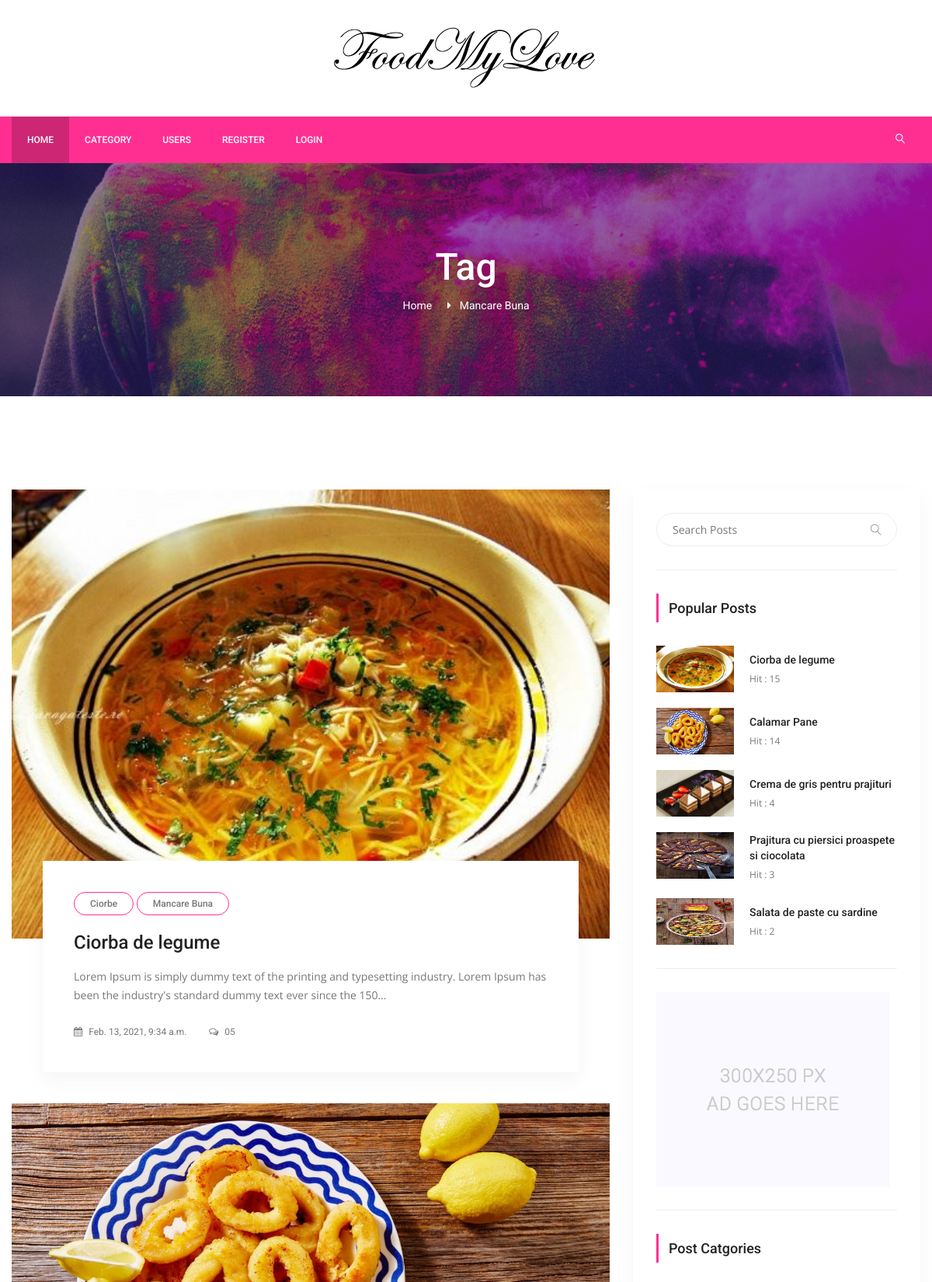
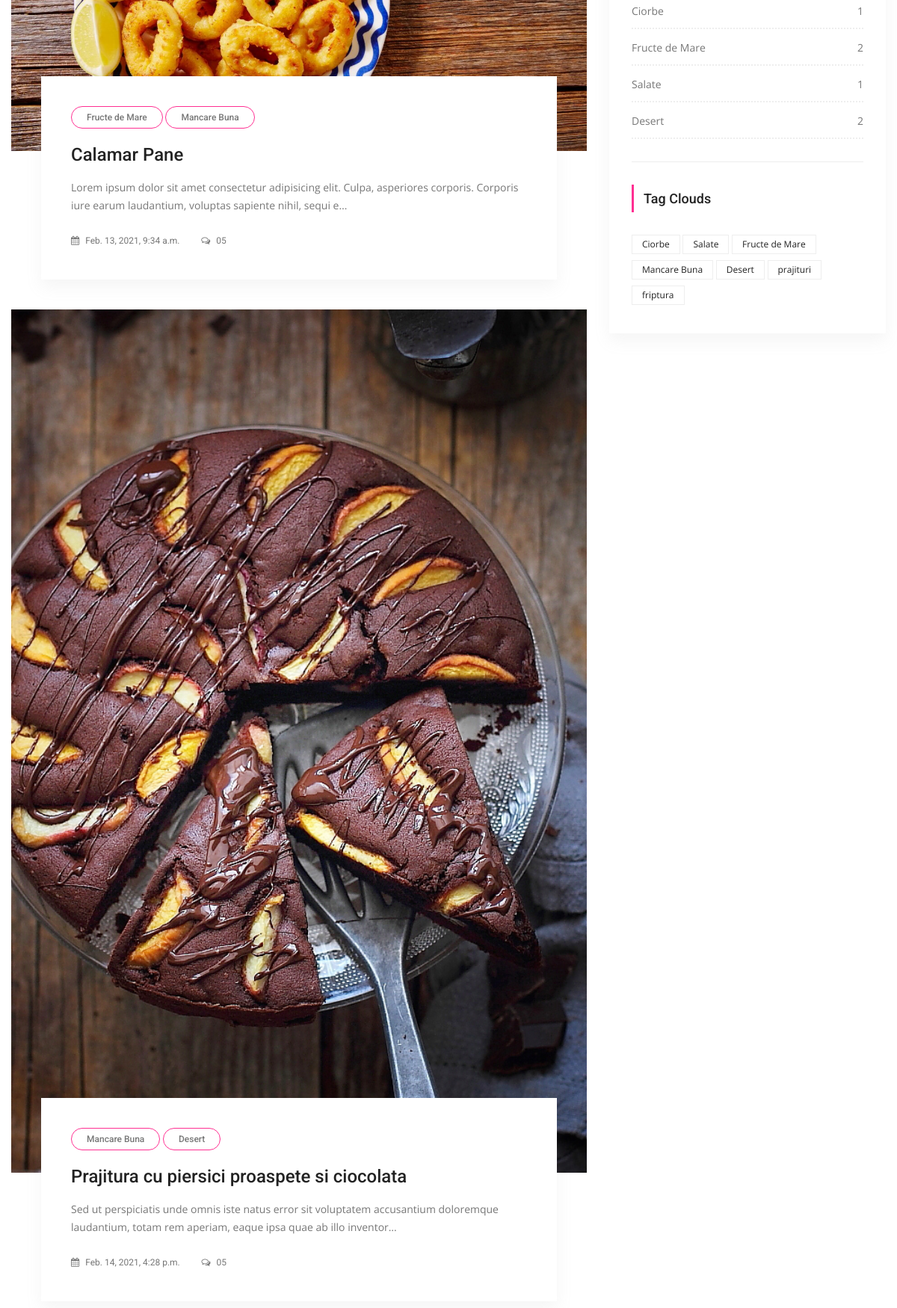
Page /tag/mancare-buna (upper part) on the committed database (2 pictures, top to bottom).
### posts/models.py (models this page shows, shortened)
class Tag(models.Model):
    title = models.CharField(max_length=50)
    slug = models.SlugField(editable=False)
    def __str__(self):
        return self.title
    def post_count(self):
        return self.posts.all().count()

class Post(models.Model):
    title = models.CharField(max_length=150)
    content = models.TextField()
    publishing_date = models.DateTimeField(auto_now=True)
    image = models.ImageField(blank=True, null=True, upload_to='uploads/')
    user = models.ForeignKey(settings.AUTH_USER_MODEL,
                             on_delete=models.CASCADE)
    slug = models.SlugField(default='slug', editable=False)
    category = models.ForeignKey(Category,
                                 on_delete=models.CASCADE,
                                 default=1,
                                 related_name='posts')
    tag = models.ManyToManyField(Tag, related_name='posts', blank=True)
    slider_post = models.BooleanField(default=False)
    hit = models.PositiveIntegerField(default=0)

class Category(models.Model):
    title = models.CharField(max_length=150)
    slug = models.SlugField(editable=False)
    def post_count(self):
        return self.posts.all().count()

### posts/views.py (the view)
# urls.py: path('tag/<slug:slug>', TagDetail.as_view(), name='tag_detail'),
class TagDetail(ListView):
    model = Post
    template_name = 'tags/tag_detail.html'
    context_object_name = 'posts'
    paginate_by = 3
    def get_queryset(self):
        self.tag = get_object_or_404(Tag, slug=self.kwargs['slug'])
        return Post.objects.filter(tag=self.tag).order_by('id')
    def get_context_data(self, **kwargs):
        context = super(TagDetail, self).get_context_data(**kwargs)
        self.tag = get_object_or_404(Tag, slug=self.kwargs['slug'])
        context['tag'] = self.tag
        return context

### posts/templatetags/custom_tags.py (called while the page is built)
@register.simple_tag(name='categories')
def all_categories():
    return Category.objects.all()

@register.simple_tag(name='tags')
def all_tags():
    return Tag.objects.all()

@register.simple_tag(name='hit_posts')
def hit_posts():
    return Post.objects.order_by('-hit')[:5]

### templates/tags/tag_detail.html (shortened to what this page needs)
{% extends 'base.html' %}
{% load static %}
{% block content %}
        <section class="banner_area">
            <div class="banner_inner d-flex align-items-center">
            	<div class="overlay bg-parallax" data-stellar-ratio="0.9" data-stellar-vertical-offset="0" data-background=""></div>
				<div class="container">
					<div class="banner_content text-center">
						<h2>Tag</h2>
						<div class="page_link">
							<a href="{% url 'index' %}">Home</a>
							<a href="#">{{ tag.title }}</a>
						</div>
					</div>
				</div>
            </div>
        </section>
        <section class="blog_area p_120">
            <div class="container">
                <div class="row">
                    <div class="col-lg-8">
                        <div class="blog_left_sidebar">
                            {% for post in posts %}
                            <article class="blog_style1">
                            	<div class="blog_img">
                            		<img class="img-fluid" src="{{ post.image.url }}" alt=""style="width:100%">
                            	</div>
                            	<div class="blog_text">
									<div class="blog_text_inner">
										{% for tag in post.tag.all %}
										<a class="cat" href="{% url 'tag_detail' tag.slug %}">{{ tag.title }}</a>
										{% endfor %}
										<a href="{% url 'detail' pk=post.id slug=post.slug%}"><h4>{{ post.title }}</h4></a>
										<p>{{ post.content | truncatechars:150 }}</p>
										<div class="date">
											<a href="#"><i class="fa fa-calendar" aria-hidden="true"></i> {{ post.publishing_date }}</a>
											<a href="#"><i class="fa fa-comments-o" aria-hidden="true"></i> 05</a>
										</div>
									</div>
                            	</div>
                            </article>
                            {% endfor %}
                        </div>
                    </div>
                    {% include 'right_side.html' %}
                </div>
            </div>
        </section>
        {% endblock %}

### templates/right_side.html
{% load static %}
{% load custom_tags %}
 <div class="col-lg-4">
    <div class="blog_right_sidebar">
        <aside class="single_sidebar_widget search_widget">
            <form action="{% url 'search' %}" method="GET">
                <div class="input-group">
                    <input type="text" class="form-control" placeholder="Search Posts" name='q'>
                    <span class="input-group-btn">
                        <button class="btn btn-default" type="button"><i class="lnr lnr-magnifier"></i></button>
                    </span>
                </div>
            </form>
            <div class="br"></div>
        </aside>
        <aside class="single_sidebar_widget popular_post_widget">
            <h3 class="widget_title">Popular Posts</h3>
            {% hit_posts as posts %}
            {% for post in posts %}
            <div class="media post_item">
                <img src="{{ post.image.url }}" alt="post" style="width: 100px; height: 60px;">
                <div class="media-body">
                    <a href="{% url 'detail' post.pk post.slug %}"><h3>{{ post.title }}</h3></a>
                    <p>Hit : {{ post.hit }}</p>
                </div>
            </div>
            {% endfor %}
            <div class="br"></div>
        </aside>
        <aside class="single_sidebar_widget">
            <a href="#"><img class="img-fluid" src="{% static "img/blog/add.jpg" %}" alt=""></a>
            <div class="br"></div>
        </aside>
        <aside class="single_sidebar_widget post_category_widget">
            <h4 class="widget_title">Post Catgories</h4>
            <ul class="list cat-list">
                {% categories as categories %}
                {% for category in categories %}
                <li>
                    <a href="{% url 'category_detail' pk=category.id slug=category.slug %}" class="d-flex justify-content-between">
                        <p>{{ category.title }}</p>
                        <p>{{ category.post_count }}</p>
                    </a>
                </li>
                {% endfor %}
            </ul>
            <div class="br"></div>
        </aside>
        <aside class="single-sidebar-widget tag_cloud_widget">
            <h4 class="widget_title">Tag Clouds</h4>
            <ul class="list">
                {% tags as labels %}
                {% for label in labels %}
                <li><a href="{% url 'tag_detail' label.slug %}">{{ label }}</a></li>
                {% endfor %}
            </ul>
        </aside>
    </div>
</div>

### rows in the picture
Tag: title "Mancare Buna"
Post: image (picture), title "Ciorba de legume", content "Lorem Ipsum is simply dummy text of the printing and typesetting industry. Lorem Ipsum has been the industry's standard dummy text ever since the 150…", publishing_date "Feb. 13, 2021, 9:34 a.m.", hit "15"
Tag: title "Ciorbe"
Post: image (picture), title "Calamar Pane", content "Lorem ipsum dolor sit amet consectetur adipisicing elit. Culpa, asperiores corporis. Corporis iure earum laudantium, voluptas sapiente nihil, sequi e…", publishing_date "Feb. 13, 2021, 9:34 a.m.", hit "14"
Tag: title "Fructe de Mare"
Post: image (picture), title "Prajitura cu piersici proaspete si ciocolata", content "Sed ut perspiciatis unde omnis iste natus error sit voluptatem accusantium doloremque laudantium, totam rem aperiam, eaque ipsa quae ab illo inventor…", publishing_date "Feb. 14, 2021, 4:28 p.m.", hit "3"
Tag: title "Desert"
Post: image (picture), title "Crema de gris pentru prajituri", hit "4"
Post: image (picture), title "Salata de paste cu sardine", hit "2"
Category: title "Ciorbe", post_count "1"
Category: title "Fructe de Mare", post_count "2"
Category: title "Salate", post_count "1"
Category: title "Desert", post_count "2"
Tag: title "Salate"
Tag: title "prajituri"
Tag: title "friptura"
